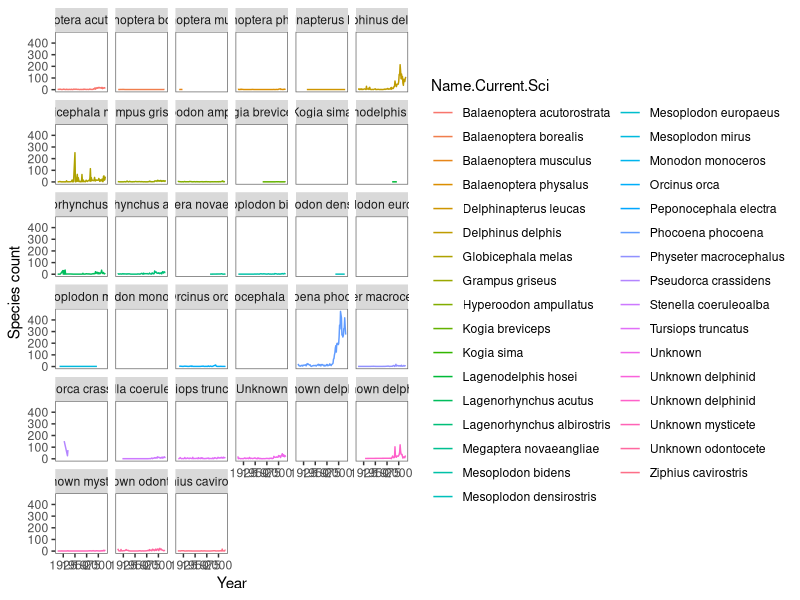
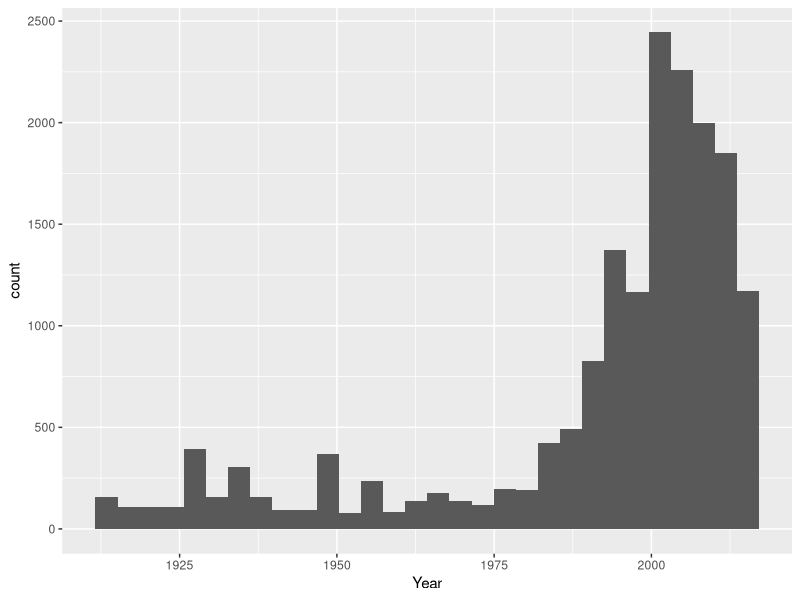
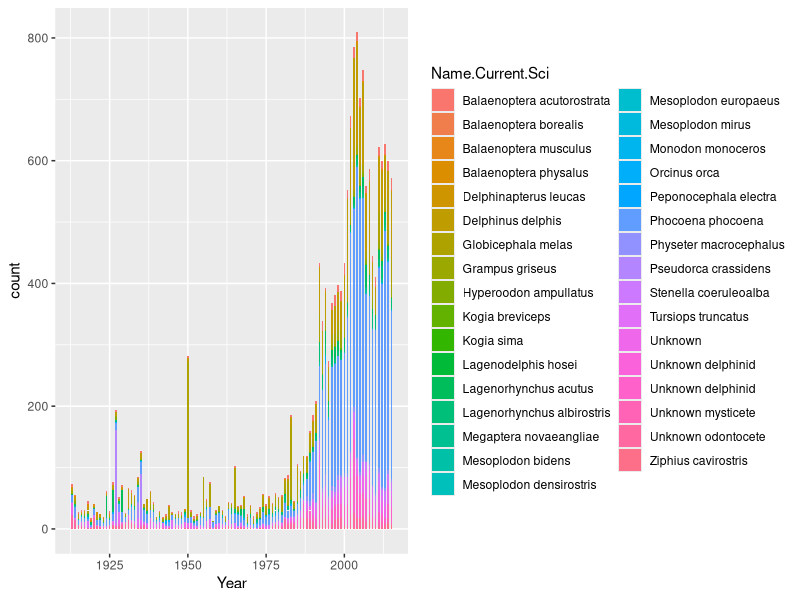
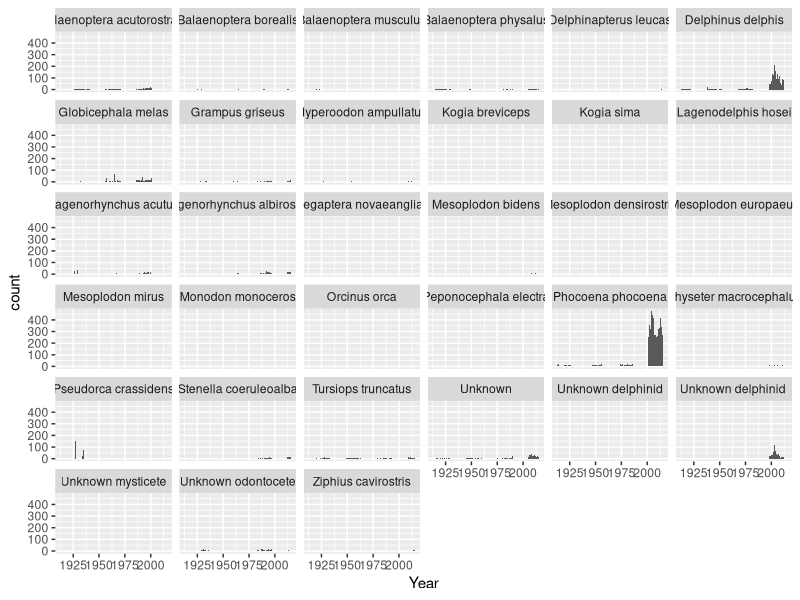
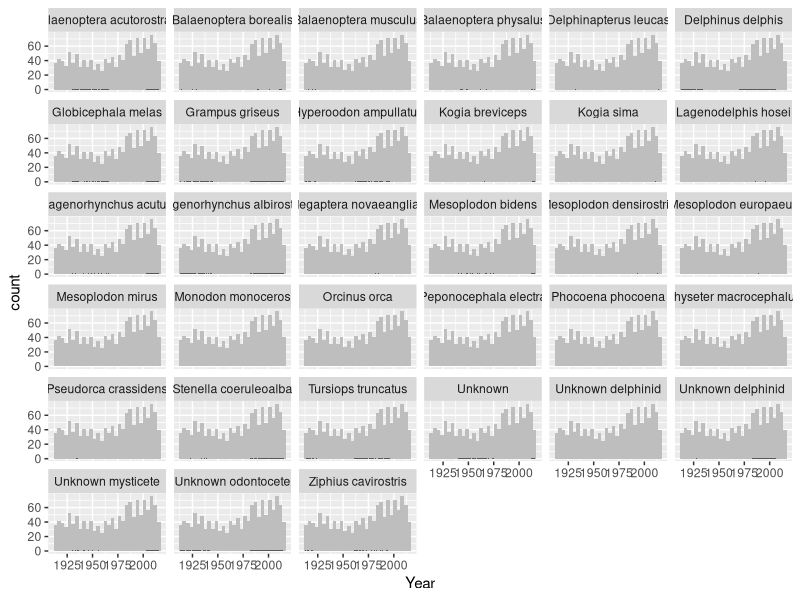
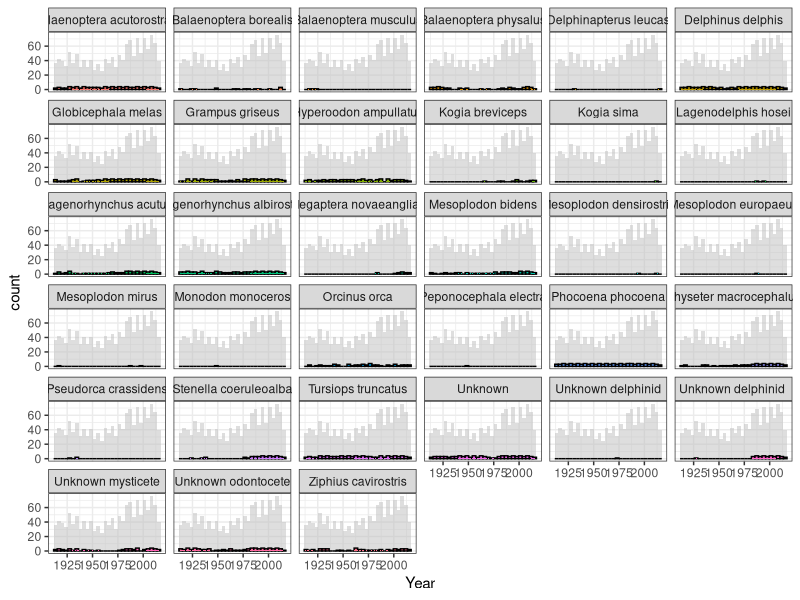

Here is the R script that generated these plots, in order: (Note: this script raises an error after producing the figures.)

#This code is looking at some species plots - still messy 
#Splitting data into years and species and then attempting to look at mysticetes seperately 
#Messy variable names - need to clean 

install.packages("reshape")
library(dplyr)
library(tidyverse)
library(ggplot2)
library(reshape) 


data <- read.csv("cleaned-data/cleandatesnames.csv")
names(data)

#Getting rid of the extra X1 column - not sure where this comes from 
cleaneddata <- select(data, Name.Current.Sci, Name.Common, Latitude, Longitude, County, Year, Date) 
levels(cleaneddata$Name.Current.Sci)

write.csv(cleaneddata, file = "cleaneddata.csv")

#Having a look at how many of each species 
select(cleaneddata, Name.Current.Sci)
#'Species' just looking at Name.Current.Sci
species <- count(cleaneddata, Name.Current.Sci)
#'Speciesyearcount' cleaned data: a count of current scientific name and year 
speciesyearcount <- count(cleaneddata, Name.Current.Sci, Year)
species_lat <- count(cleaneddata, Name.Current.Sci, Latitude)


View(species)
#This is just species and the year - no counting or sorting 
speciesyear <- select(cleaneddata, Year, Name.Current.Sci)


#Geom_line of all species for every year 
ggplot(data = speciesyearcount, aes(x = Year, y = n, colour= Name.Current.Sci))+
  theme(panel.background = element_blank(), panel.border = element_rect(colour = "grey40", fill = NA)) +
  labs(x = "Year", y = "Species count") +
  geom_line() +
  scale_fill_manual(values=c("deeppink", "steelblue"), guide=FALSE) + 
  facet_wrap(~ Name.Current.Sci)


#Plot of all species - ugly histogram 
library(ggplot2)
ggplot(speciesyear, aes(x = Year)) +
  geom_histogram()

#Seperate species 
ggplot(speciesyear, aes(x = Year, fill = Name.Current.Sci)) +
  geom_histogram(binwidth = 0.5)

#All species histograms seperated with better bin widths 
ggplot(speciesyear, aes(x = Year)) +
  geom_histogram(binwidth = 0.5) +
  facet_wrap(~ Name.Current.Sci)

View(speciesyear)


#Looking at species by year - a count of each species per year
speciesbyyear <- aggregate(n ~ Name.Current.Sci, speciesyearcount, sum)
View(speciesbyyear)
#Arranging species by year by count 
speciesbyyear <- speciesyearcount %>%
  group_by(n, Year, Name.Current.Sci) %>%
  arrange(Year)


#Can't get this to work
#Showing each species with the full dataset in the background 
#Need to change the - 5 
d <- speciesbyyear      
d_bg <- d[, -1] 

ggplot(d, aes(x = Year)) +
  geom_histogram(data = d_bg, fill = "grey") +
  geom_histogram(binwidth = 0.5) +
  facet_wrap(~ Name.Current.Sci) 

#....
#Changing the aesthetics 
ggplot(d, aes(x = Year, fill = Name.Current.Sci)) +
  geom_histogram(data = d_bg, fill = "grey", alpha = .5) +
  geom_histogram(colour = "black") +
  geom_histogram(binwidth = 0.5) +
  facet_wrap(~ Name.Current.Sci) +
  guides(fill = FALSE) +  # to remove the legend
  theme_bw()              # for clean look overall



#Not sure why this isn't working...trying to plot all species with the total in the background 
a <- speciesyearcount         
a_bg <- a[, -5] 

ggplot(a, aes(x = Year, y = n, colour = Name.Current.Sci)) +
  geom_point(data = a_bg, colour = "grey", alpha = .2) +
  geom_point() + 
  facet_wrap(~ Species) +
  guides(colour = FALSE) +
  theme_bw()


#Plotting just two species together with seperate colours for both
#Need to change the scale on the X axis 

ggplot(sortedodonts, aes(x = Year, y = n, color = Name.Current.Sci)) +
  geom_point(data = , colour = "grey") +
  labs(x = "Year", y = "Count") +
  geom_point() +
  theme(panel.background = element_blank(), panel.border = element_rect(colour = "grey40", fill = NA))


#Splitting out baleen whales - must be a better way to use filter....
bphysalus <- filter(speciesyear, Name.Current.Sci ==  "balaenoptera physalus") 
bactorostrata <- filter(speciesyear, Name.Current.Sci ==  "balaenoptera acutorostrata") 
bborealis <- filter(speciesyear, Name.Current.Sci ==  "balaenoptera borealis")
bmusculus <- filter(speciesyear, Name.Current.Sci ==  "balaenoptera musculus") 
unmysticete <- filter(speciesyear, Name.Current.Sci ==  "unknown mysticete") 
unbalaenopterid <- filter(speciesyear, Name.Current.Sci ==  "unknown balaenoptera") 
mysticete <- filter(speciesyear, Name.Current.Sci == "un. mystitcete")
mnovaeangliae <- filter(speciesyear, Name.Current.Sci == "megaptera novaeangliae") 



combinedmysticetes <- rbind(bphysalus, bactorostrata, bborealis, bmusculus, unmysticete, unbalaenopterid, mysticete, mnovaeangliae) 
#Putting year in ascending order 
sortedmysticetes <- arrange(combinedmysticetes,(Year))
#counting up each year - total mysts, not species specific 
sortmystcount <- count(sortedmysticetes, Year)
#Saving mysticete data to a file - this is each species occurance per year 
write.csv(sortedmysticetes, file = "mysticetes_by_year.csv")

#Selecting out odontocetes (did speciesyear (all species) - mysticetes data)
odontocetes <- speciesyear[ !(speciesyear$Name.Current.Sci %in% sortedmysticetes$Name.Current.Sci), ]
View(odontocetes)

#Ordering and combining species by year - to arrange in descending order put "desc" before the year 
sortedodonts <- arrange(odontocetes,(Year))
#Counting up each year 
sortodontscount <- count(odontocetes, Year)


#Plotting the mysticetes - really ugly 
ggplot(sortmystcount, aes(x = Year, y = n)) +
  geom_point(data = , colour = "grey") +
  labs(x = "Year", y = "Count") +
  geom_line()
  theme(panel.background = element_blank(), panel.border = element_rect(colour = "grey40", fill = NA))


#All strandings plot 
  ggplot(speciesyear, aes(x = Year)) +
    stat_count(width = 0.5)
  
  
#Mysticete plots - why does stat count work?
ggplot(sortedmysticetes, aes(x = Year)) +
  stat_count(width = 0.5) +
  facet_wrap(~ Name.Current.Sci)


#Odontocetes plot 
ggplot(sortedodonts, aes(x = Year)) +
  stat_count(width = 0.5) +
  facet_wrap(~ Name.Current.Sci)

library(ggplot2)


#Plotting all mysticetes, odontocetes and all strandings 
ggplot(speciesyear, aes(x = Year, binwidth = 0.5)) +
  geom_histogram(data = speciesyear, fill = "black", binwidth = 0.5) +
  geom_histogram(data = sortedodonts, fill = "white", alpha = 0.5, binwidth = 0.5) + 
  geom_histogram(data = sortedmysticetes, fill = "red", binwidth = 0.5, alpha = 1) 

colors()
#Don't think this worked 
bind_cols(sortodontscount, sortmystcount) 

write.csv(mysticetes, file = "Mysticetes.csv")
